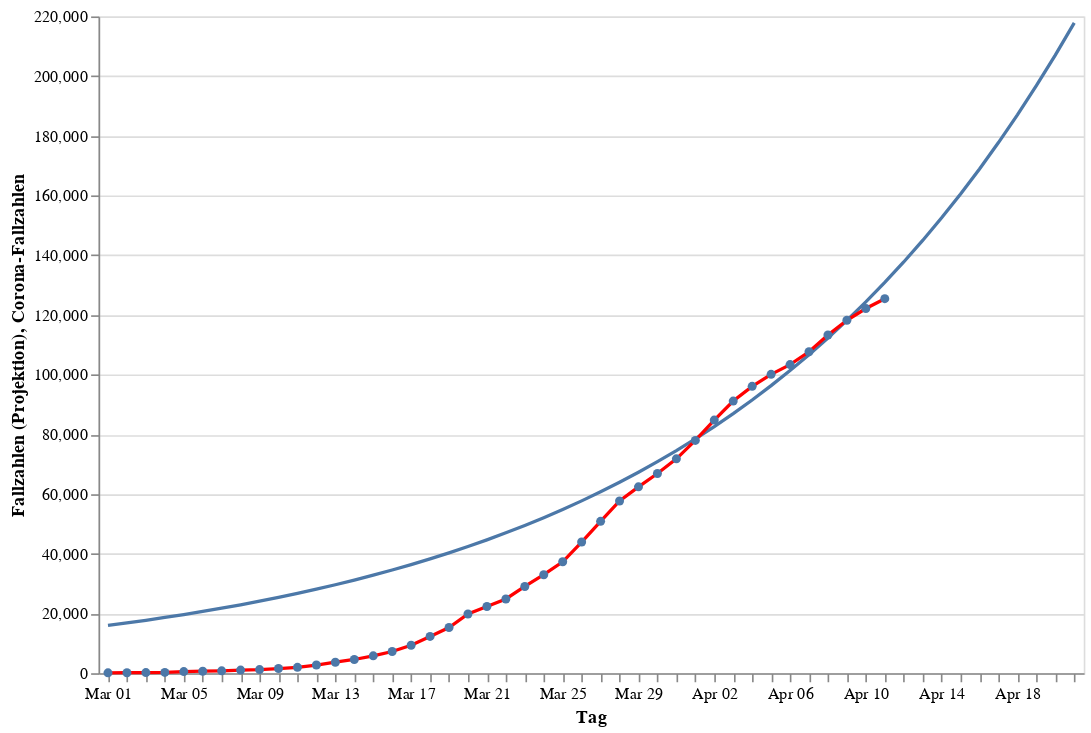

The notebook cell this image was saved under:
### Code cell
infections_chart = alt.Chart(data).mark_line(point=True, color="red").encode(
    alt.X("monthdate(day):O", title="Tag"),
    alt.Y("cases:Q", title="Corona-Fallzahlen"))
projection_chart = alt.Chart(projection_data).mark_line(point=False).encode(
    alt.X("monthdate(day):O", title="Tag"),
    alt.Y("curve:Q", title="Fallzahlen (Projektion)"))
(projection_chart + infections_chart).properties(width=600, height=400)

### Figure 1 — Vega-Lite specification as saved in the notebook (floating-point values rounded to 4 significant figures)
{"config": {"view": {"continuousWidth": 400, "continuousHeight": 300}}, "layer": [{"data": {"name": "data-800653d4c800f26117cd86cca39271b4"}, "mark": {"type": "line", "point": false}, "encoding": {"x": {"type": "ordinal", "field": "day", "timeUnit": "monthdate", "title": "Tag"}, "y": {"type": "quantitative", "field": "curve", "title": "Fallzahlen (Projektion)"}}}, {"data": {"name": "data-b893ccce809fe1d9bc3c6c76cbb4b3b9"}, "mark": {"type": "line", "color": "red", "point": true}, "encoding": {"x": {"type": "ordinal", "field": "day", "timeUnit": "monthdate", "title": "Tag"}, "y": {"type": "quantitative", "field": "cases", "title": "Corona-Fallzahlen"}}}], "height": 400, "width": 600, "$schema": "https://vega.github.io/schema/vega-lite/v4.0.2.json", "datasets": {"data-800653d4c800f26117cd86cca39271b4": [{"day": "2020-03-01T00:00:00", "curve": 16000.0}, {"day": "2020-03-02T00:00:00", "curve": 16840.0}, {"day": "2020-03-03T00:00:00", "curve": 17730.0}, {"day": "2020-03-04T00:00:00", "curve": 18670.0}, {"day": "2020-03-05T00:00:00", "curve": 19650.0}, {"day": "2020-03-06T00:00:00", "curve": 20680.0}, {"day": "2020-03-07T00:00:00", "curve": 21770.0}, {"day": "2020-03-08T00:00:00", "curve": 22920.0}, {"day": "2020-03-09T00:00:00", "curve": 24130.0}, {"day": "2020-03-10T00:00:00", "curve": 25400.0}, {"day": "2020-03-11T00:00:00", "curve": 26740.0}, {"day": "2020-03-12T00:00:00", "curve": 28150.0}, {"day": "2020-03-13T00:00:00", "curve": 29630.0}, {"day": "2020-03-14T00:00:00", "curve": 31190.0}, {"day": "2020-03-15T00:00:00", "curve": 32840.0}, {"day": "2020-03-16T00:00:00", "curve": 34560.0}, {"day": "2020-03-17T00:00:00", "curve": 36390.0}, {"day": "2020-03-18T00:00:00", "curve": 38300.0}, {"day": "2020-03-19T00:00:00", "curve": 40320.0}, {"day": "2020-03-20T00:00:00", "curve": 42440.0}, {"day": "2020-03-21T00:00:00", "curve": 44670.0}, {"day": "2020-03-22T00:00:00", "curve": 47020.0}, {"day": "2020-03-23T00:00:00", "curve": 49500.0}, {"day": "2020-03-24T00:00:00", "curve": 52100.0}, {"day": "2020-03-25T00:00:00", "curve": 54840.0}, {"day": "2020-03-26T00:00:00", "curve": 57730.0}, {"day": "2020-03-27T00:00:00", "curve": 60770.0}, {"day": "2020-03-28T00:00:00", "curve": 63960.0}, {"day": "2020-03-29T00:00:00", "curve": 67320.0}, {"day": "2020-03-30T00:00:00", "curve": 70860.0}, {"day": "2020-03-31T00:00:00", "curve": 74580.0}, {"day": "2020-04-01T00:00:00", "curve": 78500.0}, {"day": "2020-04-02T00:00:00", "curve": 82630.0}, {"day": "2020-04-03T00:00:00", "curve": 86970.0}, {"day": "2020-04-04T00:00:00", "curve": 91530.0}, {"day": "2020-04-05T00:00:00", "curve": 96330.0}, {"day": "2020-04-06T00:00:00", "curve": 101400.0}, {"day": "2020-04-07T00:00:00", "curve": 106700.0}, {"day": "2020-04-08T00:00:00", "curve": 112300.0}, {"day": "2020-04-09T00:00:00", "curve": 118200.0}, {"day": "2020-04-10T00:00:00", "curve": 124400.0}, {"day": "2020-04-11T00:00:00", "curve": 130900.0}, {"day": "2020-04-12T00:00:00", "curve": 137800.0}, {"day": "2020-04-13T00:00:00", "curve": 145000.0}, {"day": "2020-04-14T00:00:00", "curve": 152500.0}, {"day": "2020-04-15T00:00:00", "curve": 160500.0}, {"day": "2020-04-16T00:00:00", "curve": 168900.0}, {"day": "2020-04-17T00:00:00", "curve": 177700.0}, {"day": "2020-04-18T00:00:00", "curve": 187000.0}, {"day": "2020-04-19T00:00:00", "curve": 196800.0}, {"day": "2020-04-20T00:00:00", "curve": 207000.0}, {"day": "2020-04-21T00:00:00", "curve": 217800.0}], "data-b893ccce809fe1d9bc3c6c76cbb4b3b9": [{"day": "2020-03-01T00:00:00", "cases": 130}, {"day": "2020-03-02T00:00:00", "cases": 165}, {"day": "2020-03-03T00:00:00", "cases": 203}, {"day": "2020-03-04T00:00:00", "cases": 262}, {"day": "2020-03-05T00:00:00", "cases": 545}, {"day": "2020-03-06T00:00:00", "cases": 670}, {"day": "2020-03-07T00:00:00", "cases": 800}, {"day": "2020-03-08T00:00:00", "cases": 1040}, {"day": "2020-03-09T00:00:00", "cases": 1224}, {"day": "2020-03-10T00:00:00", "cases": 1565}, {"day": "2020-03-11T00:00:00", "cases": 1966}, {"day": "2020-03-12T00:00:00", "cases": 2745}, {"day": "2020-03-13T00:00:00", "cases": 3675}, {"day": "2020-03-14T00:00:00", "cases": 4599}, {"day": "2020-03-15T00:00:00", "cases": 5813}, {"day": "2020-03-16T00:00:00", "cases": 7272}, {"day": "2020-03-17T00:00:00", "cases": 9367}, {"day": "2020-03-18T00:00:00", "cases": 12327}, {"day": "2020-03-19T00:00:00", "cases": 15320}, {"day": "2020-03-20T00:00:00", "cases": 19848}, {"day": "2020-03-21T00:00:00", "cases": 22364}, {"day": "2020-03-22T00:00:00", "cases": 24873}, {"day": "2020-03-23T00:00:00", "cases": 29056}, {"day": "2020-03-24T00:00:00", "cases": 32991}, {"day": "2020-03-25T00:00:00", "cases": 37323}, {"day": "2020-03-26T00:00:00", "cases": 43938}, {"day": "2020-03-27T00:00:00", "cases": 50871}, {"day": "2020-03-28T00:00:00", "cases": 57695}, {"day": "2020-03-29T00:00:00", "cases": 62435}, {"day": "2020-03-30T00:00:00", "cases": 66885}, {"day": "2020-03-31T00:00:00", "cases": 71808}, {"day": "2020-04-01T00:00:00", "cases": 77981}, {"day": "2020-04-02T00:00:00", "cases": 84794}, {"day": "2020-04-03T00:00:00", "cases": 91159}, {"day": "2020-04-04T00:00:00", "cases": 96092}, {"day": "2020-04-05T00:00:00", "cases": 100123}, {"day": "2020-04-06T00:00:00", "cases": 103375}, {"day": "2020-04-07T00:00:00", "cases": 107663}, {"day": "2020-04-08T00:00:00", "cases": 113296}, {"day": "2020-04-09T00:00:00", "cases": 118235}, {"day": "2020-04-10T00:00:00", "cases": 122171}, {"day": "2020-04-11T00:00:00", "cases": 125452}]}}
